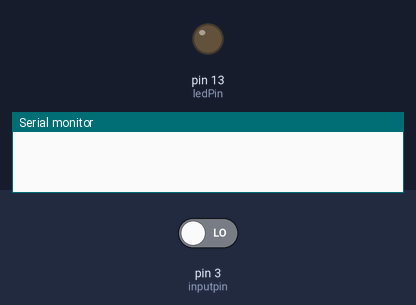
Simulated run of this sketch. Board: Arduino Uno, built with avr-gcc and run on an emulated ATmega328P. On the bench: output pins drawn as LEDs (lit = HIGH), the last lines printed to the serial monitor. The inputs (shaded band) are chosen by the test bench; at power-on: pin 3 (inputpin) LOW.

Above: at 1.2 s.
1.3 s: pin 3 (inputpin) driven HIGH
At 2.4 s:
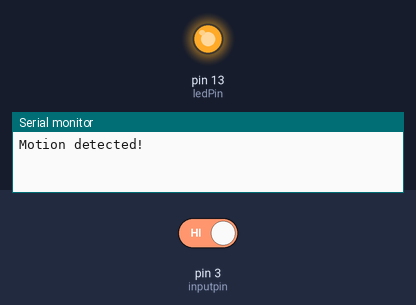
2.8 s: pin 3 (inputpin) driven LOW
At 3.6 s:
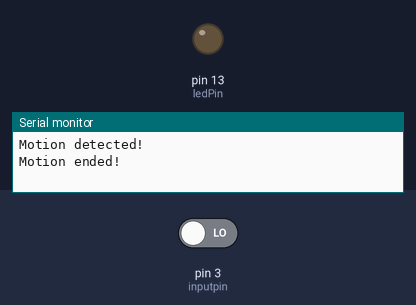
Timing chart, 0 to 5.8 s (numbered marks = the images above; inputs shaded):
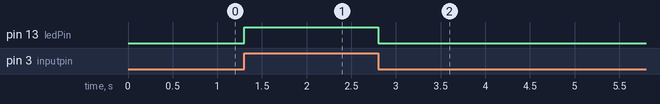

Measured:
- after the input at 1.3 s, pin 13 (ledPin): LOW → HIGH at once
- after the input at 2.8 s, pin 13 (ledPin): HIGH → LOW at once

The sketch:

app.ino
```cpp
int ledPin = 13;
int inputpin = 3;
int pirState = LOW;
int val = 0;

void setup() {
    pinMode(ledPin, OUTPUT);
    pinMode(inputpin, INPUT);
    Serial.begin(9600);
}

void loop() {
    val = digitalRead(inputpin);
    if (val == HIGH) {
        digitalWrite(ledPin, HIGH);
        if(pirState == LOW) {  // 첫번째 감지에서만 처리
            Serial.println("Motion detected!");
            pirState = HIGH;
        }
    }
    else {
        digitalWrite(ledPin, LOW);
        if(pirState == HIGH) {  // 첫번째 감지에서만 처리
            Serial.println("Motion ended!");
            pirState = LOW;
        }
    }
}
```
